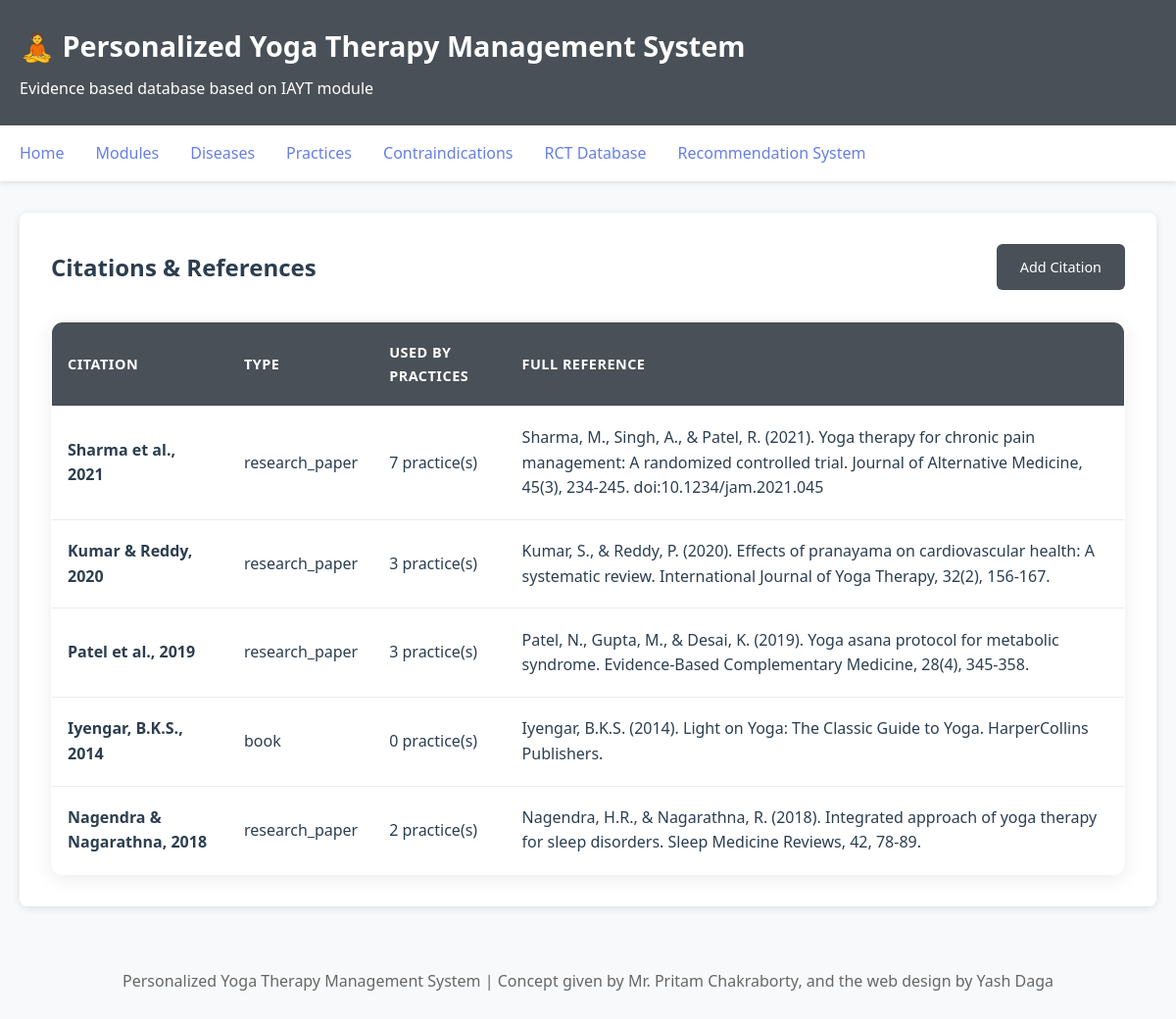
Page /citations on the committed database.
### database/models.py (models this page shows, shortened)
class Citation(Base):
    __tablename__ = 'citations'
    id = Column(Integer, primary_key=True)
    citation_text = Column(Text, nullable=False)  # e.g., "Dr Naveen GH et al., 2013"
    citation_type = Column(String(50))  # 'research_paper', 'book', 'study'
    full_reference = Column(Text)  # Complete bibliographic reference
    url = Column(String(500))
    practices = relationship('Practice', back_populates='citation')

### web/app.py (the view)
@app.route('/citations')
def list_citations():
    session = get_db_session()
    try:
        citations = session.query(Citation).all()
        for citation in citations:
            _ = len(citation.practices)
        return render_template('citations.html', citations=citations)
    finally:
        session.close()

### database/models.py (called while the page is built)
def get_session(db_path='sqlite:///yoga_therapy.db'):
    engine = create_engine(db_path, echo=False)
    Session = sessionmaker(bind=engine)
    return Session()

### web/app.py (called while the page is built)
def get_db_session():
    return get_session(DB_PATH)

### web/templates/citations.html (shortened to what this page needs)
{% extends "base.html" %}
{% block content %}
<div style="display: flex; justify-content: space-between; align-items: center; margin-bottom: 2rem;">
    <h2>Citations & References</h2>
    <a href="/citation/add" class="btn">Add Citation</a>
</div>
{% if citations %}
    <table>
        <thead>
            <tr>
                <th>Citation</th>
                <th>Type</th>
                <th>Used by Practices</th>
                <th>Full Reference</th>
            </tr>
        </thead>
        <tbody>
            {% for citation in citations %}
            <tr>
                <td><strong>{{ citation.citation_text }}</strong></td>
                <td>{{ citation.citation_type }}</td>
                <td>{{ citation.practices|length }} practice(s)</td>
                <td>{{ citation.full_reference or '-' }}</td>
            </tr>
            {% endfor %}
        </tbody>
    </table>
{% endif %}
{% endblock %}

### web/templates/base.html (style rules this page uses)
* { margin: 0; padding: 0; box-sizing: border-box; }
body { font-family: 'Segoe UI', Tahoma, Geneva, Verdana, sans-serif; line-height: 1.6; color: #2c3e50; background-color: #f8f9fa; }
.btn { display: inline-block; padding: 0.75rem 1.5rem; background: #495057; color: white; text-decoration: none; border-radius: 6px; border: none; cursor: pointer; font-size: 0.9rem; font-weight: 500; transition: background 0.3s ease; }
table { width: 100%; border-collapse: collapse; margin-top: 1rem; background: white; border-radius: 12px; overflow: hidden; box-shadow: 0 4px 20px rgba(0,0,0,0.08); border: 1px solid #e9ecef; }
th, td { padding: 1.2rem 1rem; text-align: left; border-bottom: 1px solid #e9ecef; }
th { background: #495057; font-weight: 600; color: white; font-size: 0.9rem; text-transform: uppercase; letter-spacing: 0.5px; }
tr:last-child td { border-bottom: none; }

### rows in the picture
Citation: citation_text "Sharma et al., 2021", citation_type "research_paper", practices|length "7", full_reference "Sharma, M., Singh, A., & Patel, R. (2021). Yoga therapy for chronic pain management: A randomized controlled trial. Journal of Alternative Medicine, 45(3), 234-245. doi:10.1234/jam.2021.045"
Citation: citation_text "Kumar & Reddy, 2020", citation_type "research_paper", practices|length "3", full_reference "Kumar, S., & Reddy, P. (2020). Effects of pranayama on cardiovascular health: A systematic review. International Journal of Yoga Therapy, 32(2), 156-167."
Citation: citation_text "Patel et al., 2019", citation_type "research_paper", practices|length "3", full_reference "Patel, N., Gupta, M., & Desai, K. (2019). Yoga asana protocol for metabolic syndrome. Evidence-Based Complementary Medicine, 28(4), 345-358."
Citation: citation_text "Iyengar, B.K.S., 2014", citation_type "book", practices|length "0", full_reference "Iyengar, B.K.S. (2014). Light on Yoga: The Classic Guide to Yoga. HarperCollins Publishers."
Citation: citation_text "Nagendra & Nagarathna, 2018", citation_type "research_paper", practices|length "2", full_reference "Nagendra, H.R., & Nagarathna, R. (2018). Integrated approach of yoga therapy for sleep disorders. Sleep Medicine Reviews, 42, 78-89."
